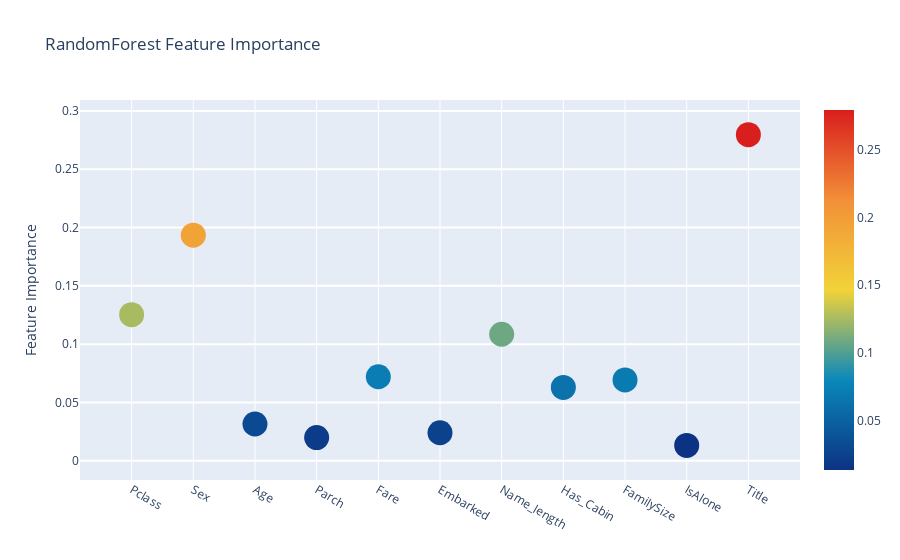
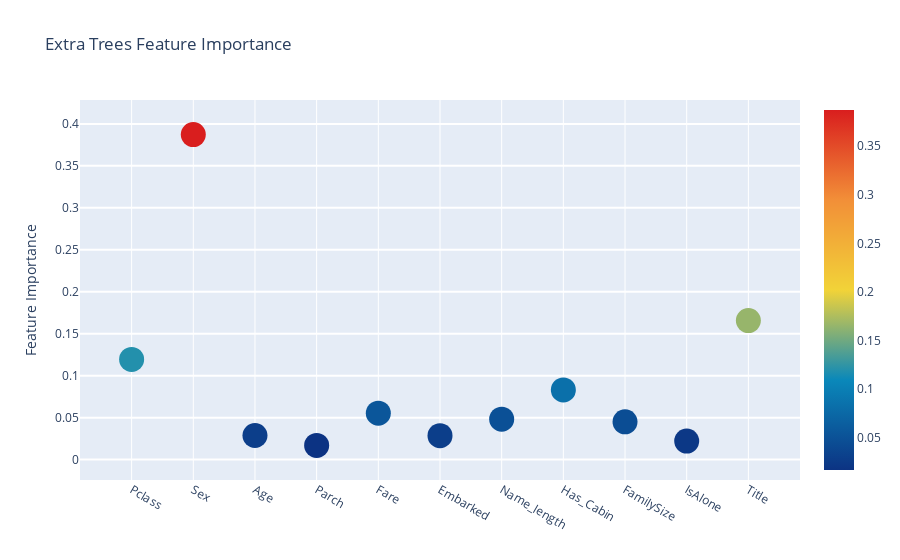
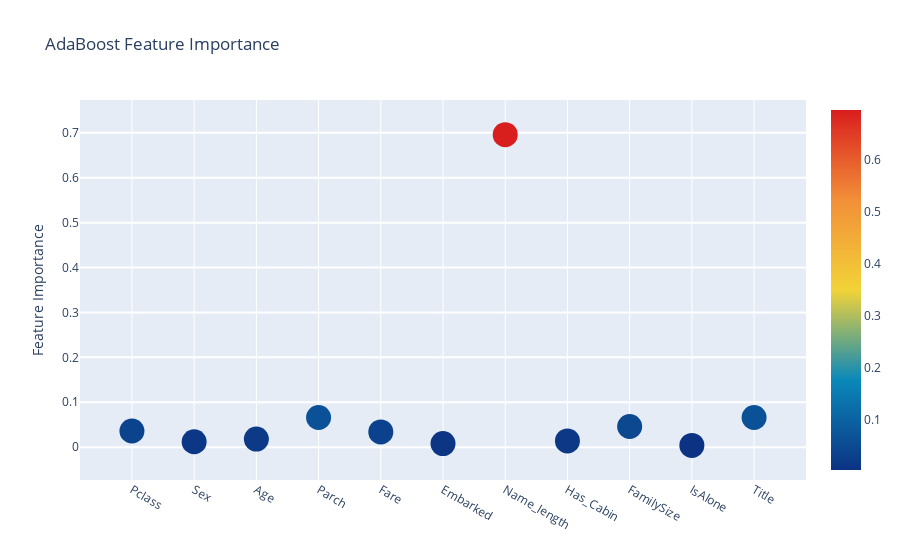
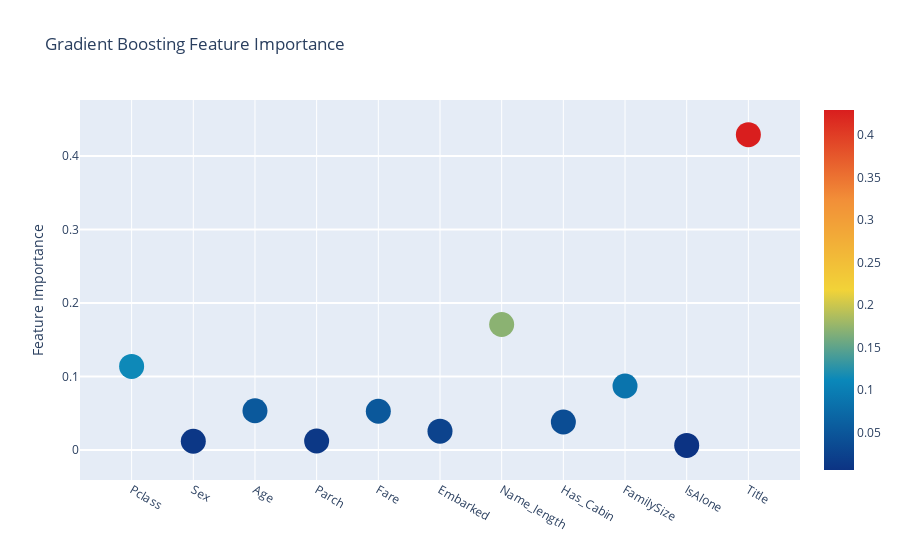

Notebook cell for these charts, in order:
### Markdown cell above
### Interactive feature importances via Plotly scatterplots
I'll use the interactive Plotly package at this juncture to visualise the feature importances values of the different classifiers via a plotly scatter plot by calling "Scatter" as follows:

### Code cell
# Scatter plot 
trace = go.Scatter(
    y = feature_dataframe['RandomForest feature importances'].values,
    x = feature_dataframe['features'].values,
    mode='markers',
    marker=dict(
        sizemode = 'diameter',
        sizeref = 1,
        size = 25,
#       size= feature_dataframe['AdaBoost feature importances'].values,
        #color = np.random.randn(500), #set color equal to a variable
        color = feature_dataframe['RandomForest feature importances'].values,
        colorscale='Portland',
        showscale=True
    ),
    text = feature_dataframe['features'].values
)
data = [trace]

layout= go.Layout(
    autosize= True,
    title= 'RandomForest Feature Importance',
    hovermode= 'closest',
#     xaxis= dict(
#         title= 'Pop',
#         ticklen= 5,
#         zeroline= False,
#         gridwidth= 2,
#     ),
    yaxis=dict(
        title= 'Feature Importance',
        ticklen= 5,
        gridwidth= 2
    ),
    showlegend= False
)
fig = go.Figure(data=data, layout=layout)
py.iplot(fig,filename='scatter2010')

# Scatter plot 
trace = go.Scatter(
    y = feature_dataframe['Extra Trees feature importances'].values,
    x = feature_dataframe['features'].values,
    mode='markers',
    marker=dict(
        sizemode = 'diameter',
        sizeref = 1,
        size = 25,
#       size= feature_dataframe['AdaBoost feature importances'].values,
        #color = np.random.randn(500), #set color equal to a variable
        color = feature_dataframe['Extra Trees feature importances'].values,
        colorscale='Portland',
        showscale=True
    ),
    text = feature_dataframe['features'].values
)
data = [trace]

layout= go.Layout(
    autosize= True,
    title= 'Extra Trees Feature Importance',
    hovermode= 'closest',
#     xaxis= dict(
#         title= 'Pop',
#         ticklen= 5,
#         zeroline= False,
#         gridwidth= 2,
#     ),
    yaxis=dict(
        title= 'Feature Importance',
        ticklen= 5,
        gridwidth= 2
    ),
    showlegend= False
)
fig = go.Figure(data=data, layout=layout)
py.iplot(fig,filename='scatter2010')

# Scatter plot 
trace = go.Scatter(
    y = feature_dataframe['AdaBoost feature importances'].values,
    x = feature_dataframe['features'].values,
    mode='markers',
    marker=dict(
        sizemode = 'diameter',
        sizeref = 1,
        size = 25,
#       size= feature_dataframe['AdaBoost feature importances'].values,
        #color = np.random.randn(500), #set color equal to a variable
        color = feature_dataframe['AdaBoost feature importances'].values,
        colorscale='Portland',
        showscale=True
    ),
    text = feature_dataframe['features'].values
)
data = [trace]

layout= go.Layout(
    autosize= True,
    title= 'AdaBoost Feature Importance',
    hovermode= 'closest',
#     xaxis= dict(
#         title= 'Pop',
#         ticklen= 5,
#         zeroline= False,
#         gridwidth= 2,
#     ),
    yaxis=dict(
        title= 'Feature Importance',
        ticklen= 5,
        gridwidth= 2
    ),
    showlegend= False
)
fig = go.Figure(data=data, layout=layout)
py.iplot(fig,filename='scatter2010')

# Scatter plot 
trace = go.Scatter(
    y = feature_dataframe['Gradient Boost feature importances'].values,
    x = feature_dataframe['features'].values,
    mode='markers',
    marker=dict(
        sizemode = 'diameter',
        sizeref = 1,
        size = 25,
#       size= feature_dataframe['AdaBoost feature importances'].values,
        #color = np.random.randn(500), #set color equal to a variable
        color = feature_dataframe['Gradient Boost feature importances'].values,
        colorscale='Portland',
        showscale=True
    ),
    text = feature_dataframe['features'].values
)
data = [trace]

layout= go.Layout(
    autosize= True,
    title= 'Gradient Boosting Feature Importance',
    hovermode= 'closest',
#     xaxis= dict(
#         title= 'Pop',
#         ticklen= 5,
#         zeroline= False,
#         gridwidth= 2,
#     ),
    yaxis=dict(
        title= 'Feature Importance',
        ticklen= 5,
        gridwidth= 2
    ),
    showlegend= False
)
fig = go.Figure(data=data, layout=layout)
py.iplot(fig,filename='scatter2010')

### Figure 1 — Plotly figure (JSON) as saved in the notebook; plotly's stock layout.template omitted (floating-point values rounded to 4 significant figures)
{"data": [{"marker": {"color": [0.1253, 0.1934, 0.03158, 0.01992, 0.07206, 0.02405, 0.1085, 0.06295, 0.06934, 0.01324, 0.2797], "colorscale": [[0, "rgb(12,51,131)"], [0.25, "rgb(10,136,186)"], [0.5, "rgb(242,211,56)"], [0.75, "rgb(242,143,56)"], [1, "rgb(217,30,30)"]], "showscale": true, "size": 25, "sizemode": "diameter", "sizeref": 1}, "mode": "markers", "text": ["Pclass", "Sex", "Age", "Parch", "Fare", "Embarked", "Name_length", "Has_Cabin", "FamilySize", "IsAlone", "Title"], "type": "scatter", "x": ["Pclass", "Sex", "Age", "Parch", "Fare", "Embarked", "Name_length", "Has_Cabin", "FamilySize", "IsAlone", "Title"], "y": [0.1253, 0.1934, 0.03158, 0.01992, 0.07206, 0.02405, 0.1085, 0.06295, 0.06934, 0.01324, 0.2797]}], "layout": {"autosize": true, "hovermode": "closest", "showlegend": false, "title": {"text": "RandomForest Feature Importance"}, "yaxis": {"gridwidth": 2, "ticklen": 5, "title": {"text": "Feature Importance"}}}}

### Figure 2 — Plotly figure (JSON) as saved in the notebook; plotly's stock layout.template omitted (floating-point values rounded to 4 significant figures)
{"data": [{"marker": {"color": [0.1194, 0.3872, 0.0287, 0.01696, 0.05529, 0.02848, 0.04818, 0.08301, 0.04505, 0.02208, 0.1657], "colorscale": [[0, "rgb(12,51,131)"], [0.25, "rgb(10,136,186)"], [0.5, "rgb(242,211,56)"], [0.75, "rgb(242,143,56)"], [1, "rgb(217,30,30)"]], "showscale": true, "size": 25, "sizemode": "diameter", "sizeref": 1}, "mode": "markers", "text": ["Pclass", "Sex", "Age", "Parch", "Fare", "Embarked", "Name_length", "Has_Cabin", "FamilySize", "IsAlone", "Title"], "type": "scatter", "x": ["Pclass", "Sex", "Age", "Parch", "Fare", "Embarked", "Name_length", "Has_Cabin", "FamilySize", "IsAlone", "Title"], "y": [0.1194, 0.3872, 0.0287, 0.01696, 0.05529, 0.02848, 0.04818, 0.08301, 0.04505, 0.02208, 0.1657]}], "layout": {"autosize": true, "hovermode": "closest", "showlegend": false, "title": {"text": "Extra Trees Feature Importance"}, "yaxis": {"gridwidth": 2, "ticklen": 5, "title": {"text": "Feature Importance"}}}}

### Figure 3 — Plotly figure (JSON) as saved in the notebook; plotly's stock layout.template omitted (floating-point values rounded to 4 significant figures)
{"data": [{"marker": {"color": [0.036, 0.012, 0.018, 0.066, 0.034, 0.008, 0.696, 0.014, 0.046, 0.004, 0.066], "colorscale": [[0, "rgb(12,51,131)"], [0.25, "rgb(10,136,186)"], [0.5, "rgb(242,211,56)"], [0.75, "rgb(242,143,56)"], [1, "rgb(217,30,30)"]], "showscale": true, "size": 25, "sizemode": "diameter", "sizeref": 1}, "mode": "markers", "text": ["Pclass", "Sex", "Age", "Parch", "Fare", "Embarked", "Name_length", "Has_Cabin", "FamilySize", "IsAlone", "Title"], "type": "scatter", "x": ["Pclass", "Sex", "Age", "Parch", "Fare", "Embarked", "Name_length", "Has_Cabin", "FamilySize", "IsAlone", "Title"], "y": [0.036, 0.012, 0.018, 0.066, 0.034, 0.008, 0.696, 0.014, 0.046, 0.004, 0.066]}], "layout": {"autosize": true, "hovermode": "closest", "showlegend": false, "title": {"text": "AdaBoost Feature Importance"}, "yaxis": {"gridwidth": 2, "ticklen": 5, "title": {"text": "Feature Importance"}}}}

### Figure 4 — Plotly figure (JSON) as saved in the notebook; plotly's stock layout.template omitted (floating-point values rounded to 4 significant figures)
{"data": [{"marker": {"color": [0.1137, 0.01176, 0.05333, 0.01215, 0.05266, 0.02549, 0.1707, 0.03801, 0.08694, 0.006174, 0.4291], "colorscale": [[0, "rgb(12,51,131)"], [0.25, "rgb(10,136,186)"], [0.5, "rgb(242,211,56)"], [0.75, "rgb(242,143,56)"], [1, "rgb(217,30,30)"]], "showscale": true, "size": 25, "sizemode": "diameter", "sizeref": 1}, "mode": "markers", "text": ["Pclass", "Sex", "Age", "Parch", "Fare", "Embarked", "Name_length", "Has_Cabin", "FamilySize", "IsAlone", "Title"], "type": "scatter", "x": ["Pclass", "Sex", "Age", "Parch", "Fare", "Embarked", "Name_length", "Has_Cabin", "FamilySize", "IsAlone", "Title"], "y": [0.1137, 0.01176, 0.05333, 0.01215, 0.05266, 0.02549, 0.1707, 0.03801, 0.08694, 0.006174, 0.4291]}], "layout": {"autosize": true, "hovermode": "closest", "showlegend": false, "title": {"text": "Gradient Boosting Feature Importance"}, "yaxis": {"gridwidth": 2, "ticklen": 5, "title": {"text": "Feature Importance"}}}}
